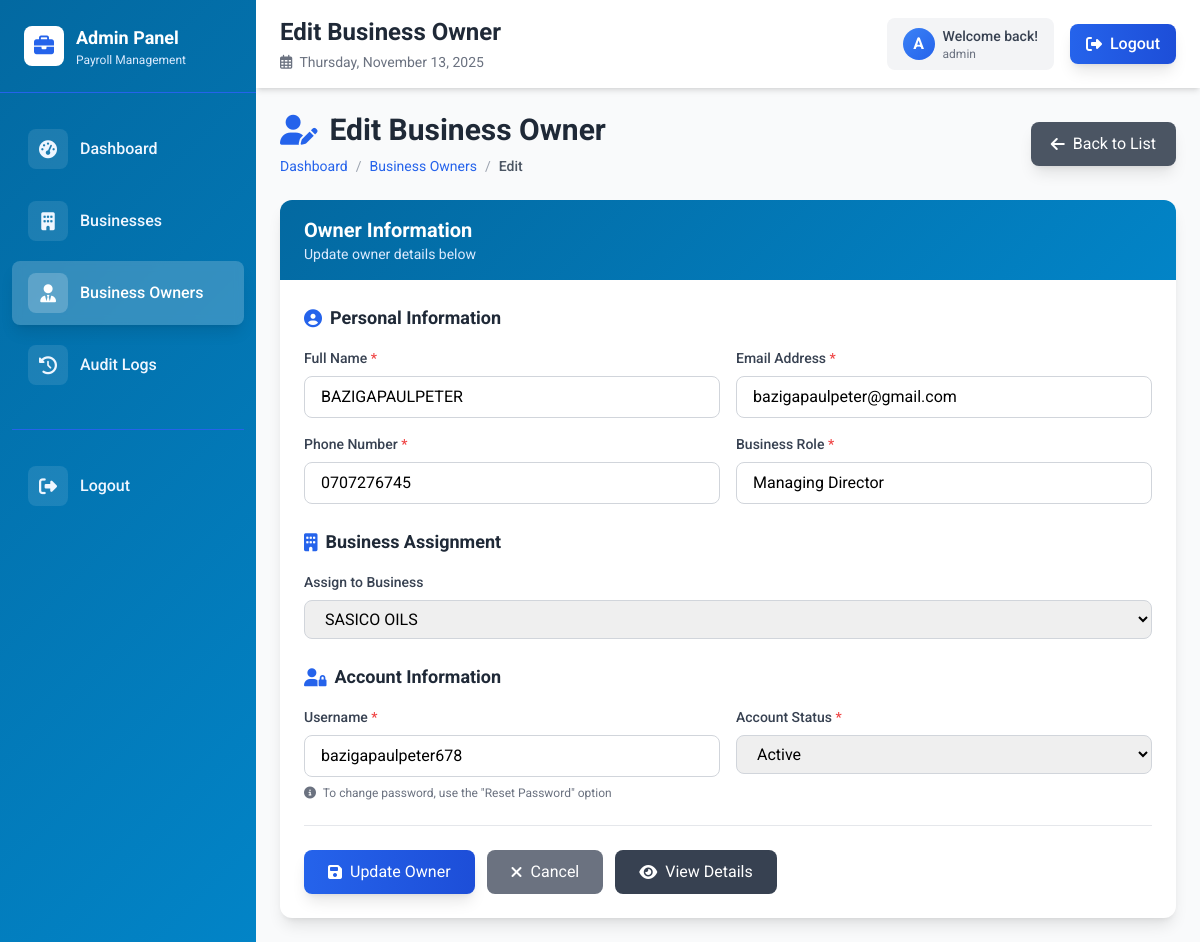
The app's page /pyroll_ms_admin/admin/views/owner_edit.php?id=6 (signed in) with its own data.
### tables this page shows
CREATE TABLE `business_owners` (
  `id` int NOT NULL,
  `business_id` int NOT NULL,
  `id_number` varchar(100) NOT NULL,
  `full_name` varchar(100) NOT NULL,
  `username` varchar(100) NOT NULL,
  `email` varchar(100) DEFAULT NULL,
  `phone` varchar(20) DEFAULT NULL,
  `address` varchar(100) NOT NULL,
  `business_role` varchar(100) NOT NULL,
  `password` varchar(100) NOT NULL,
  `status` varchar(20) NOT NULL,
  `created_at` timestamp NULL DEFAULT CURRENT_TIMESTAMP,
  `updated_at` timestamp NOT NULL DEFAULT CURRENT_TIMESTAMP,
  `deleted_at` timestamp NULL DEFAULT NULL
);

CREATE TABLE `businesses` (
  `id` int NOT NULL,
  `business_name` varchar(100) NOT NULL,
  `address` varchar(255) DEFAULT NULL,
  `email` varchar(100) DEFAULT NULL,
  `phone` varchar(20) DEFAULT NULL,
  `registration_number` varchar(20) NOT NULL,
  `registration_date` date NOT NULL,
  `business_type` varchar(100) NOT NULL,
  `status` varchar(100) NOT NULL DEFAULT '',
  `created_at` timestamp NULL DEFAULT CURRENT_TIMESTAMP
);

### pyroll_ms_admin/admin/views/owner_edit.php (the view, shortened to what the rows shown need)
<?php
require_once '../../config/database.php';
$owner_id = isset($_GET['id']) ? intval($_GET['id']) : 0;
$sql = "SELECT * FROM business_owners WHERE id = ?";
$stmt = $conn->prepare($sql);
$stmt->bind_param("i", $owner_id);
$stmt->execute();
$result = $stmt->get_result();
$owner = $result->fetch_assoc();
$businesses_sql = "SELECT id, business_name FROM businesses ORDER BY business_name ASC";
$businesses_result = $conn->query($businesses_sql);
?>
<!DOCTYPE html>
<html lang="en">
<head>
    <script src="https://cdn.tailwindcss.com"></script>
    <link rel="stylesheet" href="https://cdnjs.cloudflare.com/ajax/libs/font-awesome/6.4.0/css/all.min.css">
</head>
<body class="bg-gray-50 font-roboto antialiased">
    <div class="flex h-screen overflow-hidden">
        <div class="flex-1 flex flex-col overflow-hidden">
            <header class="bg-white shadow-md z-10">
                <div class="px-6 py-4 flex justify-between items-center">
                    <div>
                        <h1 class="text-2xl font-bold text-gray-800">Edit Business Owner</h1>
                    </div>
                </div>
            </header>
            <main class="flex-1 overflow-y-auto bg-gray-50">
                <div class="p-6 space-y-6">
                    <div class="flex flex-col sm:flex-row justify-between items-start sm:items-center gap-4">
                        <div>
                            <h2 class="text-3xl font-bold text-gray-800 flex items-center">
                                <i class="fas fa-user-edit text-blue-600 mr-3"></i>
                                Edit Business Owner
                            </h2>
                        </div>
                    </div>
                    <div class="bg-white rounded-xl shadow-lg overflow-hidden">
                        <div class="bg-blue-gradient px-6 py-4">
                            <h2 class="text-xl font-bold text-white">Owner Information</h2>
                        </div>
                        <form method="POST" class="p-6">
                            <div class="mb-6">
                                <div class="grid grid-cols-1 md:grid-cols-2 gap-4">
                                    <div>
                                        <label class="block text-sm font-medium text-gray-700 mb-2">
                                            Full Name <span class="text-red-500">*</span>
                                        </label>
                                        <input type="text" name="full_name" required
                                               value="<?php echo htmlspecialchars($owner['full_name']); ?>"
                                               class="w-full px-4 py-2 border border-gray-300 rounded-lg focus:outline-none focus:ring-2 focus:ring-blue-500">
                                    </div>
                                    <div>
                                        <label class="block text-sm font-medium text-gray-700 mb-2">
                                            Email Address <span class="text-red-500">*</span>
                                        </label>
                                        <input type="email" name="email" required
                                               value="<?php echo htmlspecialchars($owner['email']); ?>"
                                               class="w-full px-4 py-2 border border-gray-300 rounded-lg focus:outline-none focus:ring-2 focus:ring-blue-500">
                                    </div>
                                    <div>
                                        <label class="block text-sm font-medium text-gray-700 mb-2">
                                            Phone Number <span class="text-red-500">*</span>
                                        </label>
                                        <input type="tel" name="phone" required
                                               value="<?php echo htmlspecialchars($owner['phone']); ?>"
                                               class="w-full px-4 py-2 border border-gray-300 rounded-lg focus:outline-none focus:ring-2 focus:ring-blue-500">
                                    </div>
                                    <div>
                                        <label class="block text-sm font-medium text-gray-700 mb-2">
                                            Business Role <span class="text-red-500">*</span>
                                        </label>
                                        <input type="text" name="business_role" required
                                               value="<?php echo htmlspecialchars($owner['business_role']); ?>"
                                               placeholder="e.g., Owner, CEO, Director"
                                               class="w-full px-4 py-2 border border-gray-300 rounded-lg focus:outline-none focus:ring-2 focus:ring-blue-500">
                                    </div>
                                </div>
                            </div>
                            <div class="mb-6">
                                <div>
                                    <label class="block text-sm font-medium text-gray-700 mb-2">
                                        Assign to Business
                                    </label>
                                    <select name="business_id" class="w-full px-4 py-2 border border-gray-300 rounded-lg focus:outline-none focus:ring-2 focus:ring-blue-500">
                                        <?php
                                        $businesses_result->data_seek(0);
                                        while ($business = $businesses_result->fetch_assoc()):
                                        ?>
                                            <option value="<?php echo $business['id']; ?>"
                                                    <?php echo ($owner['business_id'] == $business['id']) ? 'selected' : ''; ?>>
                                                <?php echo htmlspecialchars($business['business_name']); ?>
                                            </option>
                                        <?php endwhile; ?>
                                    </select>
                                </div>
                            </div>
                            <div class="mb-6">
                                <div class="grid grid-cols-1 md:grid-cols-2 gap-4">
                                    <div>
                                        <label class="block text-sm font-medium text-gray-700 mb-2">
                                            Username <span class="text-red-500">*</span>
                                        </label>
                                        <input type="text" name="username" required
                                               value="<?php echo htmlspecialchars($owner['username']); ?>"
                                               class="w-full px-4 py-2 border border-gray-300 rounded-lg focus:outline-none focus:ring-2 focus:ring-blue-500">
                                    </div>
                                    <div>
                                        <label class="block text-sm font-medium text-gray-700 mb-2">
                                            Account Status <span class="text-red-500">*</span>
                                        </label>
                                        <select name="status" required class="w-full px-4 py-2 border border-gray-300 rounded-lg focus:outline-none focus:ring-2 focus:ring-blue-500">
                                            <option value="active" <?php echo ($owner['status'] == 'active') ? 'selected' : ''; ?>>Active</option>
                                        </select>
                                    </div>
                                </div>
                            </div>
                        </form>
                    </div>
                </div>
            </main>
        </div>
    </div>
</body>
</html>

### records on screen
business_owners: full_name "BAZIGAPAULPETER", email "bazigapaulpeter@gmail.com", phone "0707276745", business_role "Managing Director", business_id "SASICO OILS", username "bazigapaulpeter678", status "Active"

### other values on screen
substr($_SESSION['admin_username'], 0, 1) "A"
$_SESSION['admin_username'] "admin"
